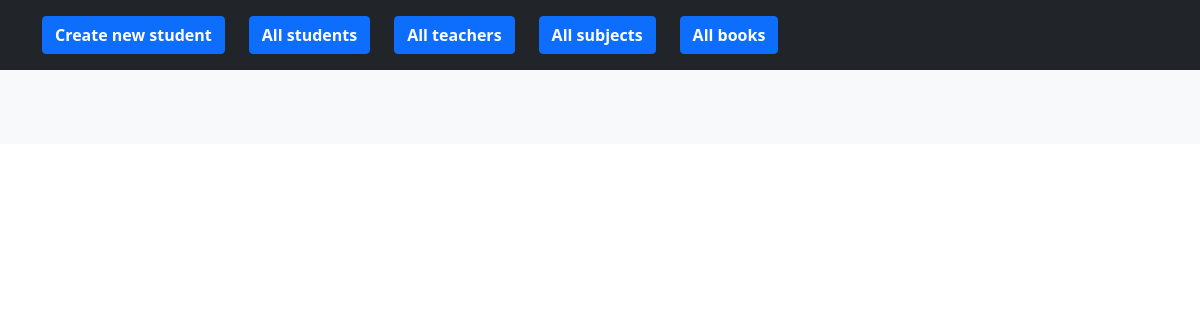
Before: /subjects/ with the older database file.
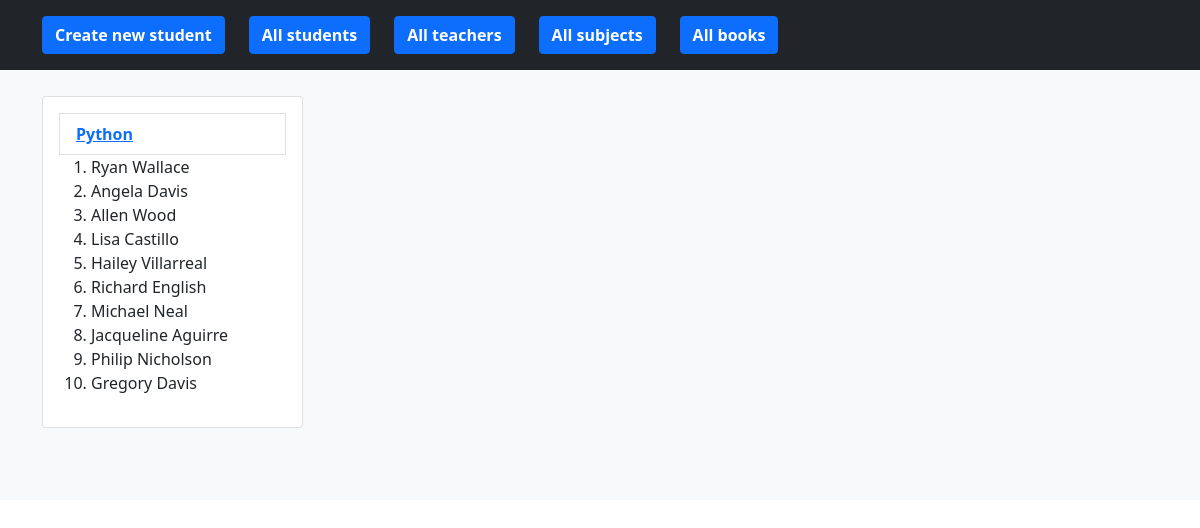
After: the same page with the newer database file.
### app/models.py (models this page shows, shortened)
class Subject(models.Model):
    title = models.CharField(max_length=200)

class Student(models.Model):
    id = models.AutoField(primary_key=True)
    name = models.CharField(max_length=200)
    surname = models.CharField(max_length=200)
    age = models.IntegerField()
    sex = models.CharField(max_length=200)
    address = models.CharField(max_length=200)
    description = models.TextField()
    birthday = models.CharField(max_length=200)
    email = models.CharField(max_length=200)
    social_url = models.CharField(null=True, max_length=200)
    normalized_name = models.CharField(null=True, max_length=200)
    book = models.OneToOneField('app.Book', on_delete=models.CASCADE,
                                null=True, related_name='student',
                                related_query_name='student')
    subject = models.ForeignKey(to='app.Subject', on_delete=models.SET_NULL,
                                null=True, related_name='students')

### app/views.py (the view)
# urls.py: path('subjects/', SubjectView.as_view(), name='subjects'),
class SubjectView(View):
    def get(self, request):
        subjects = Subject.objects.all()
        return render(
            request=request,
            template_name='subjects.html',
            context={
                'subjects': subjects,
            }
        )

### app/templates/subjects.html (shortened to what this page needs)
{% extends 'base.html' %}
{% block body %}
<div class="album py-5 bg-light mt-5">
    <div class="container">
        <div class="row">
            {% for subject in subjects %}
            <div class="col-md-3">
                <div class="card mb-4 box-shadow">
                    <div class="card-body">
                        <div class="list-group-item">
                            <a href="/subjects/update/{{ subject.id }}" class="my-2">
                                <strong>{{ subject.title }}</strong>
                            </a>
                        </div>
                            <ol>
                                {% for students in subject.students.all %}
                                <li>{{ students.name }} {{students.surname }}</li>
                                {% endfor %}
                            </ol>
                    </div>
                </div>
            </div>
            {% endfor %}
        </div>
    </div>
</div>
{% endblock %}

Changed rows visible on the page:
added Subject: title "Python"
now on this page (row edited): Student: name "Ryan", surname "Wallace"
now on this page (row edited): Student: name "Angela", surname "Davis"
now on this page (row edited): Student: name "Allen", surname "Wood"
now on this page (row edited): Student: name "Lisa", surname "Castillo"
now on this page (row edited): Student: name "Hailey", surname "Villarreal"
now on this page (row edited): Student: name "Richard", surname "English"
now on this page (row edited): Student: name "Michael", surname "Neal"
now on this page (row edited): Student: name "Jacqueline", surname "Aguirre"
now on this page (row edited): Student: name "Philip", surname "Nicholson"
now on this page (row edited): Student: name "Gregory", surname "Davis"
